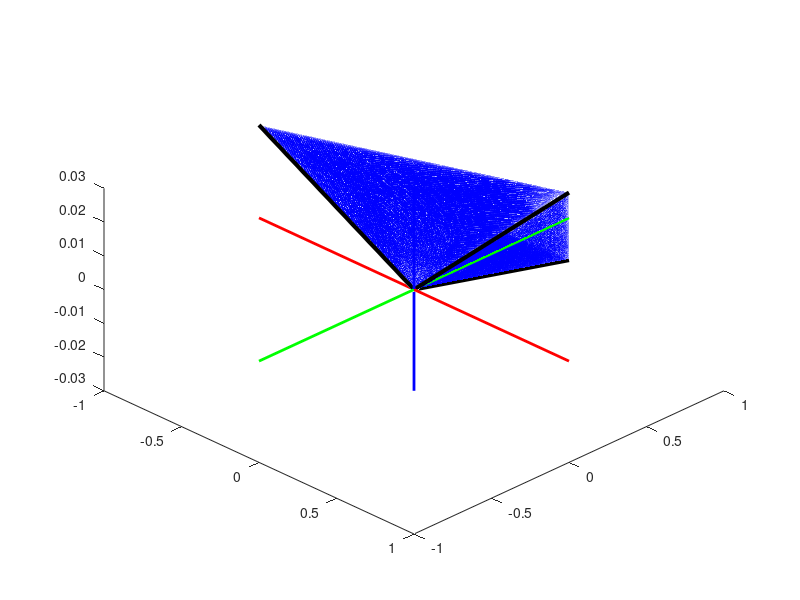

Recreate this plot in MATLAB.
clear;

addpath('../0229', '-end');

% 力の成分
f1 = [0 1 0];
f2 = [-1 0 0];
f3 = [0 1 0];

% 位置ベクトル
l1 = [0.0075 0.03 0];
l2 = [0.005 0.0275 0];
l3 = [-0.0125 0.03 0];

moment_f1 = [];
moment_f2 = [];
moment_f3 = [];

for i = 0:0.005:1
    edit_f1 = i * f1;
    edit_f2 = i * f2;
    edit_f3 = i * f3;

    now_moment1 = cross(l1, edit_f1);
    now_moment2 = cross(l2, edit_f2);
    now_moment3 = cross(l3, edit_f3);

    wrench_f1 = [edit_f1(1) edit_f1(2) now_moment1(3)];
    wrench_f2 = [edit_f2(1) edit_f2(2) now_moment2(3)];
    wrench_f3 = [edit_f3(1) edit_f3(2) now_moment3(3)];

    moment_f1 = [moment_f1; wrench_f1];
    moment_f2 = [moment_f2; wrench_f2];
    moment_f3 = [moment_f3; wrench_f3];

end

m1 = moment_f1;
m2 = moment_f2;
m3 = moment_f3;


point1 = [];
point2 = [];
point3 = [];

hold on;

for i = 1:length(m1)
    % m1とm3の点間の距離を計算
    d = norm(m1(i,:) - m2(i,:));
    if d >= 0 % 点間の距離が1未満の場合に点を生成
        % 線分上の点を均等に生成
        t = linspace(0, 1, 100); % ここで生成する点の数を調整
        for k = t
            newPoint = (1-k)*m1(i,:) + k*m2(i,:);
            point1 = [point1; newPoint];
        end
    end
end

point1_x = reshape(point1(:, 1), [], 5);
point1_y = reshape(point1(:, 2), [], 5);
point1_z = reshape(point1(:, 3), [], 5);

s1 = surf(point1_x, point1_y, point1_z, 'FaceColor', 'b', 'EdgeColor', 'none','FaceAlpha', 0.25);

for i = 1:length(m2)
    % m1とm3の点間の距離を計算
    d = norm(m2(i,:) - m3(i,:));
    if d >= 0 % 点間の距離が1未満の場合に点を生成
        % 線分上の点を均等に生成
        t = linspace(0, 1, 100); % ここで生成する点の数を調整
        for k = t
            newPoint = (1-k)*m2(i,:) + k*m3(i,:);
            point2 = [point2; newPoint];
        end
    end
end

point2_x = reshape(point2(:, 1), [], 5);
point2_y = reshape(point2(:, 2), [], 5);
point2_z = reshape(point2(:, 3), [], 5);

s2 = surf(point2_x, point2_y, point2_z, 'FaceColor', 'b', 'EdgeColor', 'none','FaceAlpha', 0.25);

for i = 1:length(m3)
    % m1とm3の点間の距離を計算
    d = norm(m3(i,:) - m1(i,:));
    if d >= 0 % 点間の距離が1未満の場合に点を生成
        % 線分上の点を均等に生成
        t = linspace(0, 1, 100); % ここで生成する点の数を調整
        for k = t
            newPoint = (1-k)*m3(i,:) + k*m1(i,:);
            point3 = [point3; newPoint];
        end
    end
end

point3_x = reshape(point3(:, 1), [], 5);
point3_y = reshape(point3(:, 2), [], 5);
point3_z = reshape(point3(:, 3), [], 5);

s3 = surf(point3_x, point3_y, point3_z, 'FaceColor', 'b', 'EdgeColor', 'none','FaceAlpha', 0.25);

vertex = [];

vertex = [vertex; moment_f1(1, :)];
vertex = [vertex; moment_f1(end, :)];
plot3(vertex(:, 1), vertex(:, 2), vertex(:, 3), 'k', 'LineWidth', 3);

vertex = [];
vertex = [vertex; moment_f2(1, :)];
vertex = [vertex; moment_f2(end, :)];
plot3(vertex(:, 1), vertex(:, 2), vertex(:, 3), 'k', 'LineWidth', 3);

vertex = [];
vertex = [vertex; moment_f3(1, :)];
vertex = [vertex; moment_f3(end, :)];
plot3(vertex(:, 1), vertex(:, 2), vertex(:, 3), 'k', 'LineWidth', 3);

xlim([-1 1]);
ylim([-1 1]);
zlim([-0.03 0.03]);

% X軸
line([min(get(gca, 'XLim')) max(get(gca, 'XLim'))], [0 0], [0 0], 'Color', 'red', 'LineWidth', 2);

% Y軸
line([0 0], [min(get(gca, 'YLim')) max(get(gca, 'YLim'))], [0 0], 'Color', 'green', 'LineWidth', 2);

% Z軸
line([0 0], [0 0], [min(get(gca, 'ZLim')) max(get(gca, 'ZLim'))], 'Color', 'blue', 'LineWidth', 2);

view(45, 45);